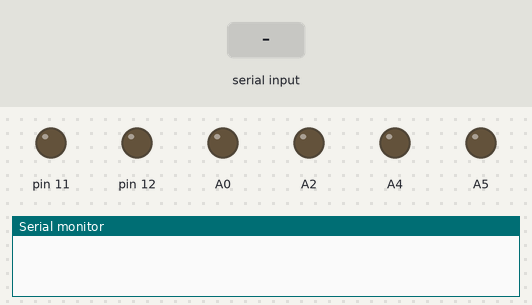
Bench run of a sketch on a simulated Arduino Uno, built with avr-gcc and run on an emulated ATmega328P. On the bench: output pins drawn as LEDs (lit = HIGH), the last lines printed to the serial monitor. The test bench sets the inputs (shaded band).

Above: at 1.2 s.
1.3 s: "F" received over the second serial link
At 2.1 s:
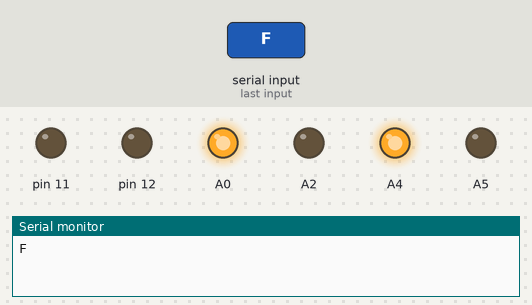
2.8 s: "B" received over the second serial link
At 3.3 s:
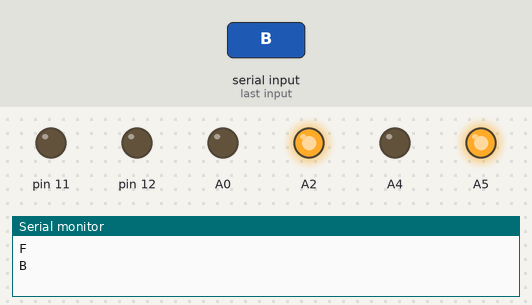
4.3 s: "L" received over the second serial link
At 5.5 s:
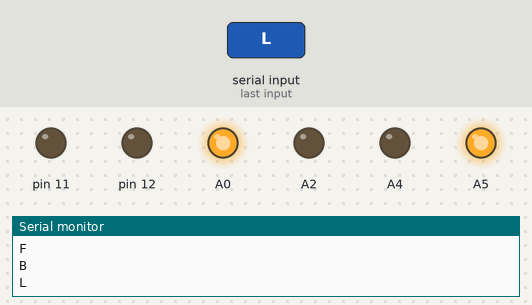
5.8 s: "R" received over the second serial link
At 6.8 s:
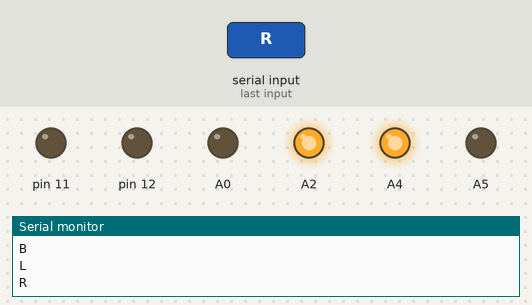
7.3 s: "W" received over the second serial link
At 7.9 s:
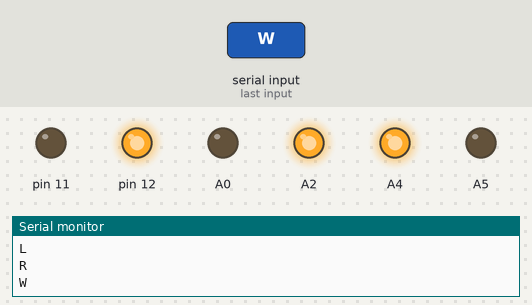
8.8 s: "S" received over the second serial link
At 10.2 s:
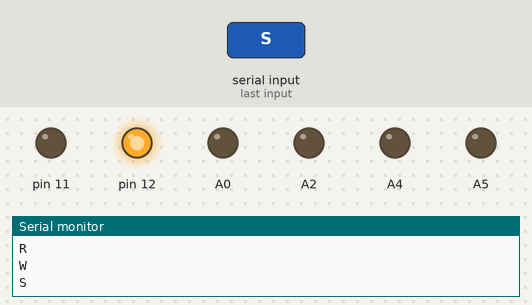
Timing chart, 0 to 11.3 s (numbered marks = the images above; inputs shaded):
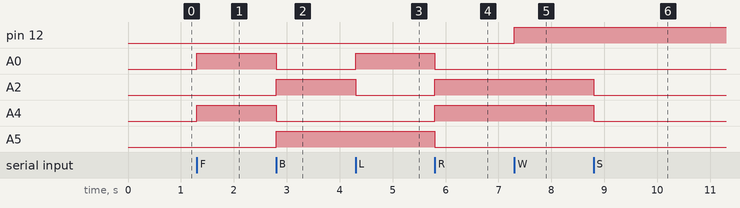

The sketch:

RC_CAR_Final.ino
```cpp
#include <SoftwareSerial.h>
SoftwareSerial BTSerial (2,3);
char m=0;
void setup()
{
pinMode(A0, OUTPUT);
pinMode(A2, OUTPUT);
pinMode(A4, OUTPUT);
pinMode(A5, OUTPUT);
pinMode(12, OUTPUT);
pinMode(11, OUTPUT);

BTSerial.begin (9600);
Serial.begin(9600);
}
void loop()
{
 if (BTSerial.available ()) {
   m= BTSerial.read ();
  // Save command received in Bluetooth to command
  Serial.println(m);
 if (m=='F')
{
  digitalWrite(A0, HIGH);
  digitalWrite(A2, LOW);
  digitalWrite(A4, HIGH);
  digitalWrite(A5, LOW);
  }

  else if (m=='B')
{

  digitalWrite(A0, LOW);
  digitalWrite(A2, HIGH);
  digitalWrite(A4, LOW);
  digitalWrite(A5, HIGH);
  }

else if (m=='L')
{
  digitalWrite(A0, HIGH);
  digitalWrite(A2, LOW);
  digitalWrite(A4, LOW);
  digitalWrite(A5, HIGH);

  }

 else if (m=='R')
{
  digitalWrite(A0, LOW);
  digitalWrite(A2, HIGH);
  digitalWrite(A4, HIGH);
  digitalWrite(A5, LOW);

  }

else if (m=='S')
{
  digitalWrite(A0, LOW);
  digitalWrite(A2, LOW);
  digitalWrite(A4, LOW);
  digitalWrite(A5, LOW);
  }
  else if (m=='W')
{
  digitalWrite(12, HIGH);
  }
  else if (m=='w')
{
  digitalWrite(12, LOW);

  }
   else if (m=='U')
{
  digitalWrite(11, HIGH);
  }
  else if (m=='u')
{
  digitalWrite(11, LOW);

  }
 }
}
```

Measured:
- after the input at 1.3 s, A0, A4: LOW → HIGH at once
- after the input at 2.8 s, A0, A4: HIGH → LOW at once; A2, A5: LOW → HIGH at once
- after the input at 4.3 s, A0: LOW → HIGH at once; A2: HIGH → LOW at once
- after the input at 5.8 s, A0, A5: HIGH → LOW at once; A2, A4: LOW → HIGH at once
- after the input at 7.3 s, pin 12: LOW → HIGH at once
- after the input at 8.8 s, A2, A4: HIGH → LOW at once
